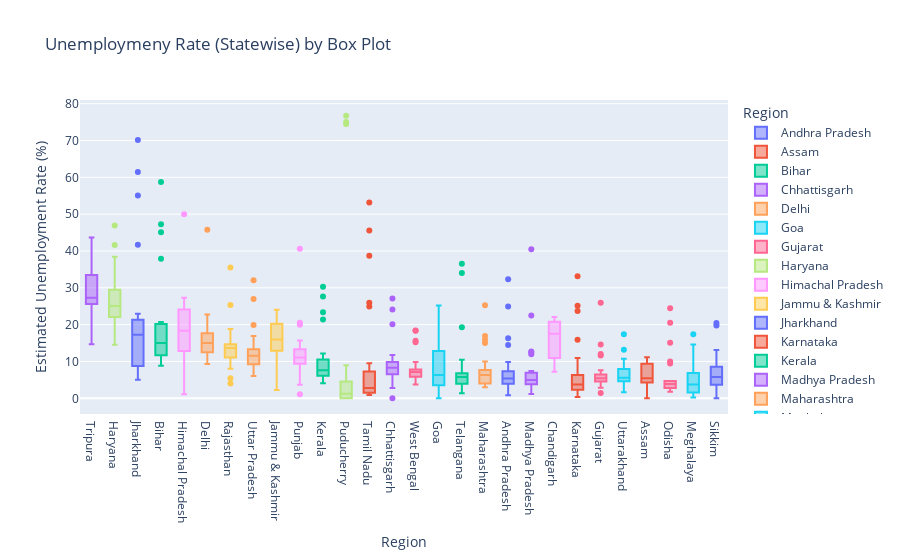

The cell this chart's notebook holds for it:
### Code cell
fg = px.box(df,x='Region',y=' Estimated Unemployment Rate (%)',color='Region',
            title='Unemploymeny Rate (Statewise) by Box Plot',template='plotly')
fg.update_layout(xaxis={'categoryorder':'total descending'})
fg.show()

### Figure 1 — Plotly figure (JSON) as saved in the notebook; plotly's stock layout.template omitted (floating-point values rounded to 4 significant figures)
{"data": [{"alignmentgroup": "True", "hovertemplate": "Region=%{x}<br> Estimated Unemployment Rate (%)=%{y}<extra></extra>", "legendgroup": "Andhra Pradesh", "marker": {"color": "#636efa"}, "name": "Andhra Pradesh", "notched": false, "offsetgroup": "Andhra Pradesh", "orientation": "v", "showlegend": true, "type": "box", "x": ["Andhra Pradesh", "Andhra Pradesh", "Andhra Pradesh", "Andhra Pradesh", "Andhra Pradesh", "Andhra Pradesh", "Andhra Pradesh", "Andhra Pradesh", "Andhra Pradesh", "Andhra Pradesh", "Andhra Pradesh", "Andhra Pradesh", "Andhra Pradesh", "Andhra Pradesh", "Andhra Pradesh", "Andhra Pradesh", "Andhra Pradesh", "Andhra Pradesh", "Andhra Pradesh", "Andhra Pradesh", "Andhra Pradesh", "Andhra Pradesh", "Andhra Pradesh", "Andhra Pradesh", "Andhra Pradesh", "Andhra Pradesh", "Andhra Pradesh", "Andhra Pradesh"], "x0": " ", "xaxis": "x", "y": [3.65, 3.05, 3.75, 3.32, 5.17, 3.52, 4.12, 4.38, 4.84, 5.91, 4.06, 16.29, 14.46, 0.85, 6.09, 3.8, 5.64, 4.61, 6.01, 4.7, 7.54, 7.88, 7.11, 5.66, 9.88, 32.3, 24.91, 5.86], "y0": " ", "yaxis": "y"}, {"alignmentgroup": "True", "hovertemplate": "Region=%{x}<br> Estimated Unemployment Rate (%)=%{y}<extra></extra>", "legendgroup": "Assam", "marker": {"color": "#EF553B"}, "name": "Assam", "notched": false, "offsetgroup": "Assam", "orientation": "v", "showlegend": true, "type": "box", "x": ["Assam", "Assam", "Assam", "Assam", "Assam", "Assam", "Assam", "Assam", "Assam", "Assam", "Assam", "Assam", "Assam", "Assam", "Assam", "Assam", "Assam", "Assam", "Assam", "Assam", "Assam", "Assam", "Assam", "Assam", "Assam", "Assam"], "x0": " ", "xaxis": "x", "y": [4.29, 5.08, 4.26, 5.79, 4.46, 4.65, 4.66, 4.29, 3.26, 3.77, 9.38, 0, 7.87, 9.89, 3.21, 10.39, 9.26, 11.17, 6.31, 5.02, 7.24, 9.98, 10.34, 8.37, 10.77, 3.42], "y0": " ", "yaxis": "y"}, {"alignmentgroup": "True", "hovertemplate": "Region=%{x}<br> Estimated Unemployment Rate (%)=%{y}<extra></extra>", "legendgroup": "Bihar", "marker": {"color": "#00cc96"}, "name": "Bihar", "notched": false, "offsetgroup": "Bihar", "orientation": "v", "showlegend": true, "type": "box", "x": ["Bihar", "Bihar", "Bihar", "Bihar", "Bihar", "Bihar", "Bihar", "Bihar", "Bihar", "Bihar", "Bihar", "Bihar", "Bihar", "Bihar", "Bihar", "Bihar", "Bihar", "Bihar", "Bihar", "Bihar", "Bihar", "Bihar", "Bihar", "Bihar", "Bihar", "Bihar", "Bihar", "Bihar"], "x0": " ", "xaxis": "x", "y": [9.27, 10.2, 13.44, 11, 8.87, 12.47, 12.4, 10.16, 9.13, 9.61, 15.39, 45.09, 47.26, 20.49, 19.9, 13.29, 16.41, 17.66, 20.46, 14.06, 17.62, 14.91, 20.69, 15.11, 15.73, 58.77, 37.87, 12.45], "y0": " ", "yaxis": "y"}, {"alignmentgroup": "True", "hovertemplate": "Region=%{x}<br> Estimated Unemployment Rate (%)=%{y}<extra></extra>", "legendgroup": "Chhattisgarh", "marker": {"color": "#ab63fa"}, "name": "Chhattisgarh", "notched": false, "offsetgroup": "Chhattisgarh", "orientation": "v", "showlegend": true, "type": "box", "x": ["Chhattisgarh", "Chhattisgarh", "Chhattisgarh", "Chhattisgarh", "Chhattisgarh", "Chhattisgarh", "Chhattisgarh", "Chhattisgarh", "Chhattisgarh", "Chhattisgarh", "Chhattisgarh", "Chhattisgarh", "Chhattisgarh", "Chhattisgarh", "Chhattisgarh", "Chhattisgarh", "Chhattisgarh", "Chhattisgarh", "Chhattisgarh", "Chhattisgarh", "Chhattisgarh", "Chhattisgarh", "Chhattisgarh", "Chhattisgarh", "Chhattisgarh", "Chhattisgarh", "Chhattisgarh", "Chhattisgarh"], "x0": " ", "xaxis": "x", "y": [9.82, 6.76, 4.54, 4.64, 8.33, 6.96, 2.77, 6.11, 9.89, 7.89, 7.31, 0, 7.64, 10.14, 9.77, 11.77, 8.17, 6.29, 9.46, 10.27, 8.32, 3.57, 9.01, 9.79, 8.21, 20.13, 24.1, 27.07], "y0": " ", "yaxis": "y"}, {"alignmentgroup": "True", "hovertemplate": "Region=%{x}<br> Estimated Unemployment Rate (%)=%{y}<extra></extra>", "legendgroup": "Delhi", "marker": {"color": "#FFA15A"}, "name": "Delhi", "notched": false, "offsetgroup": "Delhi", "orientation": "v", "showlegend": true, "type": "box", "x": ["Delhi", "Delhi", "Delhi", "Delhi", "Delhi", "Delhi", "Delhi", "Delhi", "Delhi", "Delhi", "Delhi", "Delhi", "Delhi", "Delhi", "Delhi", "Delhi", "Delhi", "Delhi", "Delhi", "Delhi", "Delhi", "Delhi", "Delhi", "Delhi", "Delhi", "Delhi", "Delhi", "Delhi"], "x0": " ", "xaxis": "x", "y": [12.56, 9.33, 11.07, 17.18, 12.5, 15.84, 11.11, 16.97, 13.48, 13.81, 15.18, 20.69, 22.76, 21.14, 12.31, 12.76, 14.68, 13.52, 20.59, 12.41, 16.11, 11.07, 22.45, 14.86, 17.09, 16.51, 45.78, 18.11], "y0": " ", "yaxis": "y"}, {"alignmentgroup": "True", "hovertemplate": "Region=%{x}<br> Estimated Unemployment Rate (%)=%{y}<extra></extra>", "legendgroup": "Goa", "marker": {"color": "#19d3f3"}, "name": "Goa", "notched": false, "offsetgroup": "Goa", "orientation": "v", "showlegend": true, "type": "box", "x": ["Goa", "Goa", "Goa", "Goa", "Goa", "Goa", "Goa", "Goa", "Goa", "Goa", "Goa", "Goa", "Goa", "Goa", "Goa", "Goa", "Goa", "Goa", "Goa", "Goa", "Goa", "Goa", "Goa", "Goa"], "x0": " ", "xaxis": "x", "y": [2.91, 5.45, 10.98, 1.98, 3.61, 7.21, 23.71, 3.54, 5.38, 0, 15.91, 20, 2.75, 13.33, 12.28, 4.9, 3.16, 12.31, 25.2, 16.22, 10.92, 4.31, 4.76, 11.76], "y0": " ", "yaxis": "y"}, {"alignmentgroup": "True", "hovertemplate": "Region=%{x}<br> Estimated Unemployment Rate (%)=%{y}<extra></extra>", "legendgroup": "Gujarat", "marker": {"color": "#FF6692"}, "name": "Gujarat", "notched": false, "offsetgroup": "Gujarat", "orientation": "v", "showlegend": true, "type": "box", "x": ["Gujarat", "Gujarat", "Gujarat", "Gujarat", "Gujarat", "Gujarat", "Gujarat", "Gujarat", "Gujarat", "Gujarat", "Gujarat", "Gujarat", "Gujarat", "Gujarat", "Gujarat", "Gujarat", "Gujarat", "Gujarat", "Gujarat", "Gujarat", "Gujarat", "Gujarat", "Gujarat", "Gujarat", "Gujarat", "Gujarat", "Gujarat", "Gujarat"], "x0": " ", "xaxis": "x", "y": [2.88, 4.77, 4.58, 3.7, 6.29, 4.91, 4.68, 3.46, 5.35, 6.64, 7.59, 12, 14.58, 1.41, 4.09, 6.31, 5.15, 4.2, 5.96, 5.45, 7.53, 5.71, 5.82, 6.04, 5.39, 25.94, 11.62, 4.54], "y0": " ", "yaxis": "y"}, {"alignmentgroup": "True", "hovertemplate": "Region=%{x}<br> Estimated Unemployment Rate (%)=%{y}<extra></extra>", "legendgroup": "Haryana", "marker": {"color": "#B6E880"}, "name": "Haryana", "notched": false, "offsetgroup": "Haryana", "orientation": "v", "showlegend": true, "type": "box", "x": ["Haryana", "Haryana", "Haryana", "Haryana", "Haryana", "Haryana", "Haryana", "Haryana", "Haryana", "Haryana", "Haryana", "Haryana", "Haryana", "Haryana", "Haryana", "Haryana", "Haryana", "Haryana", "Haryana", "Haryana", "Haryana", "Haryana", "Haryana", "Haryana", "Haryana", "Haryana", "Haryana", "Haryana"], "x0": " ", "xaxis": "x", "y": [14.54, 23.08, 16.22, 30.94, 16.36, 24.17, 16.59, 29.56, 16.21, 27.19, 23.92, 41.61, 34.22, 35.57, 24.67, 20.42, 25.45, 24.19, 26.84, 21.04, 27.06, 23.65, 27.24, 23.29, 27.14, 46.89, 38.46, 29.41], "y0": " ", "yaxis": "y"}, {"alignmentgroup": "True", "hovertemplate": "Region=%{x}<br> Estimated Unemployment Rate (%)=%{y}<extra></extra>", "legendgroup": "Himachal Pradesh", "marker": {"color": "#FF97FF"}, "name": "Himachal Pradesh", "notched": false, "offsetgroup": "Himachal Pradesh", "orientation": "v", "showlegend": true, "type": "box", "x": ["Himachal Pradesh", "Himachal Pradesh", "Himachal Pradesh", "Himachal Pradesh", "Himachal Pradesh", "Himachal Pradesh", "Himachal Pradesh", "Himachal Pradesh", "Himachal Pradesh", "Himachal Pradesh", "Himachal Pradesh", "Himachal Pradesh", "Himachal Pradesh", "Himachal Pradesh", "Himachal Pradesh", "Himachal Pradesh", "Himachal Pradesh", "Himachal Pradesh", "Himachal Pradesh", "Himachal Pradesh", "Himachal Pradesh", "Himachal Pradesh", "Himachal Pradesh", "Himachal Pradesh", "Himachal Pradesh", "Himachal Pradesh", "Himachal Pradesh", "Himachal Pradesh"], "x0": " ", "xaxis": "x", "y": [13.68, 11.43, 20.59, 18.56, 15.98, 15.81, 22.86, 19.46, 16.67, 15.42, 17.71, 2.13, 25.64, 1.12, 10.88, 21.43, 21.51, 24.48, 12, 23.77, 27.27, 25.32, 18.15, 27.31, 26.44, 2.7, 50, 10.81], "y0": " ", "yaxis": "y"}, {"alignmentgroup": "True", "hovertemplate": "Region=%{x}<br> Estimated Unemployment Rate (%)=%{y}<extra></extra>", "legendgroup": "Jammu & Kashmir", "marker": {"color": "#FECB52"}, "name": "Jammu & Kashmir", "notched": false, "offsetgroup": "Jammu & Kashmir", "orientation": "v", "showlegend": true, "type": "box", "x": ["Jammu & Kashmir", "Jammu & Kashmir", "Jammu & Kashmir", "Jammu & Kashmir", "Jammu & Kashmir", "Jammu & Kashmir", "Jammu & Kashmir", "Jammu & Kashmir", "Jammu & Kashmir", "Jammu & Kashmir", "Jammu & Kashmir", "Jammu & Kashmir", "Jammu & Kashmir", "Jammu & Kashmir", "Jammu & Kashmir", "Jammu & Kashmir", "Jammu & Kashmir", "Jammu & Kashmir", "Jammu & Kashmir", "Jammu & Kashmir", "Jammu & Kashmir"], "x0": " ", "xaxis": "x", "y": [12.78, 12.09, 13.67, 11.32, 19.27, 14.73, 22.19, 21.23, 16, 2.22, 18.97, 23.04, 19.88, 21.55, 24.06, 14.29, 7.02, 18.54, 19.86, 14.29, 12.96], "y0": " ", "yaxis": "y"}, {"alignmentgroup": "True", "hovertemplate": "Region=%{x}<br> Estimated Unemployment Rate (%)=%{y}<extra></extra>", "legendgroup": "Jharkhand", "marker": {"color": "#636efa"}, "name": "Jharkhand", "notched": false, "offsetgroup": "Jharkhand", "orientation": "v", "showlegend": true, "type": "box", "x": ["Jharkhand", "Jharkhand", "Jharkhand", "Jharkhand", "Jharkhand", "Jharkhand", "Jharkhand", "Jharkhand", "Jharkhand", "Jharkhand", "Jharkhand", "Jharkhand", "Jharkhand", "Jharkhand", "Jharkhand", "Jharkhand", "Jharkhand", "Jharkhand", "Jharkhand", "Jharkhand", "Jharkhand", "Jharkhand", "Jharkhand", "Jharkhand", "Jharkhand", "Jharkhand", "Jharkhand", "Jharkhand"], "x0": " ", "xaxis": "x", "y": [7.11, 8.46, 9.98, 12.06, 7.12, 6.57, 8.07, 15.15, 6.16, 9.06, 5.01, 41.72, 55.1, 21.53, 17.23, 20.51, 15.67, 20.25, 21.16, 19.05, 17.34, 22.01, 22.96, 19.67, 16.4, 61.48, 70.17, 19.38], "y0": " ", "yaxis": "y"}, {"alignmentgroup": "True", "hovertemplate": "Region=%{x}<br> Estimated Unemployment Rate (%)=%{y}<extra></extra>", "legendgroup": "Karnataka", "marker": {"color": "#EF553B"}, "name": "Karnataka", "notched": false, "offsetgroup": "Karnataka", "orientation": "v", "showlegend": true, "type": "box", "x": ["Karnataka", "Karnataka", "Karnataka", "Karnataka", "Karnataka", "Karnataka", "Karnataka", "Karnataka", "Karnataka", "Karnataka", "Karnataka", "Karnataka", "Karnataka", "Karnataka", "Karnataka", "Karnataka", "Karnataka", "Karnataka", "Karnataka", "Karnataka", "Karnataka", "Karnataka", "Karnataka", "Karnataka", "Karnataka", "Karnataka", "Karnataka", "Karnataka"], "x0": " ", "xaxis": "x", "y": [5.46, 5.98, 0.52, 0.37, 3.2, 7.13, 1.19, 0.41, 2.57, 4.11, 2.39, 33.17, 23.72, 10.92, 6.56, 5, 2.29, 1.27, 3.57, 3.87, 3.44, 1.56, 3.31, 2.88, 4.92, 25.12, 15.88, 6.12], "y0": " ", "yaxis": "y"}, {"alignmentgroup": "True", "hovertemplate": "Region=%{x}<br> Estimated Unemployment Rate (%)=%{y}<extra></extra>", "legendgroup": "Kerala", "marker": {"color": "#00cc96"}, "name": "Kerala", "notched": false, "offsetgroup": "Kerala", "orientation": "v", "showlegend": true, "type": "box", "x": ["Kerala", "Kerala", "Kerala", "Kerala", "Kerala", "Kerala", "Kerala", "Kerala", "Kerala", "Kerala", "Kerala", "Kerala", "Kerala", "Kerala", "Kerala", "Kerala", "Kerala", "Kerala", "Kerala", "Kerala", "Kerala", "Kerala", "Kerala", "Kerala", "Kerala", "Kerala", "Kerala", "Kerala"], "x0": " ", "xaxis": "x", "y": [6.63, 9, 4.95, 10.32, 5.35, 9.14, 5, 10.77, 4.11, 8.91, 8.85, 10.71, 23.38, 27.66, 6.11, 6.67, 7.58, 7.69, 5.52, 5.35, 6.71, 7.31, 6.65, 6.08, 9.14, 21.43, 30.28, 12.17], "y0": " ", "yaxis": "y"}, {"alignmentgroup": "True", "hovertemplate": "Region=%{x}<br> Estimated Unemployment Rate (%)=%{y}<extra></extra>", "legendgroup": "Madhya Pradesh", "marker": {"color": "#ab63fa"}, "name": "Madhya Pradesh", "notched": false, "offsetgroup": "Madhya Pradesh", "orientation": "v", "showlegend": true, "type": "box", "x": ["Madhya Pradesh", "Madhya Pradesh", "Madhya Pradesh", "Madhya Pradesh", "Madhya Pradesh", "Madhya Pradesh", "Madhya Pradesh", "Madhya Pradesh", "Madhya Pradesh", "Madhya Pradesh", "Madhya Pradesh", "Madhya Pradesh", "Madhya Pradesh", "Madhya Pradesh", "Madhya Pradesh", "Madhya Pradesh", "Madhya Pradesh", "Madhya Pradesh", "Madhya Pradesh", "Madhya Pradesh", "Madhya Pradesh", "Madhya Pradesh", "Madhya Pradesh", "Madhya Pradesh", "Madhya Pradesh", "Madhya Pradesh", "Madhya Pradesh", "Madhya Pradesh"], "x0": " ", "xaxis": "x", "y": [3.63, 4.25, 3.92, 4.94, 3.08, 2.98, 2.72, 2.94, 3.66, 4.42, 1.19, 12.5, 22.46, 6.46, 3.91, 6.38, 7.38, 6.82, 7, 4.4, 6.06, 6.2, 5.17, 4.96, 4.8, 11.94, 40.49, 12.72], "y0": " ", "yaxis": "y"}, {"alignmentgroup": "True", "hovertemplate": "Region=%{x}<br> Estimated Unemployment Rate (%)=%{y}<extra></extra>", "legendgroup": "Maharashtra", "marker": {"color": "#FFA15A"}, "name": "Maharashtra", "notched": false, "offsetgroup": "Maharashtra", "orientation": "v", "showlegend": true, "type": "box", "x": ["Maharashtra", "Maharashtra", "Maharashtra", "Maharashtra", "Maharashtra", "Maharashtra", "Maharashtra", "Maharashtra", "Maharashtra", "Maharashtra", "Maharashtra", "Maharashtra", "Maharashtra", "Maharashtra", "Maharashtra", "Maharashtra", "Maharashtra", "Maharashtra", "Maharashtra", "Maharashtra", "Maharashtra", "Maharashtra", "Maharashtra", "Maharashtra", "Maharashtra", "Maharashtra", "Maharashtra", "Maharashtra"], "x0": " ", "xaxis": "x", "y": [3.67, 4.34, 3.66, 3.76, 4.4, 3.81, 3.68, 3.03, 3.8, 4.24, 5.38, 25.28, 16.89, 9.4, 6.08, 6.46, 6.35, 7.57, 7.6, 7.51, 7.6, 7.83, 6.67, 5.34, 6.34, 14.99, 15.92, 10.01], "y0": " ", "yaxis": "y"}, {"alignmentgroup": "True", "hovertemplate": "Region=%{x}<br> Estimated Unemployment Rate (%)=%{y}<extra></extra>", "legendgroup": "Meghalaya", "marker": {"color": "#19d3f3"}, "name": "Meghalaya", "notched": false, "offsetgroup": "Meghalaya", "orientation": "v", "showlegend": true, "type": "box", "x": ["Meghalaya", "Meghalaya", "Meghalaya", "Meghalaya", "Meghalaya", "Meghalaya", "Meghalaya", "Meghalaya", "Meghalaya", "Meghalaya", "Meghalaya", "Meghalaya", "Meghalaya", "Meghalaya", "Meghalaya", "Meghalaya", "Meghalaya", "Meghalaya", "Meghalaya", "Meghalaya", "Meghalaya", "Meghalaya", "Meghalaya", "Meghalaya", "Meghalaya", "Meghalaya", "Meghalaya"], "x0": " ", "xaxis": "x", "y": [3.16, 4.23, 1.03, 0.52, 0.24, 3.7, 1.5, 1.8, 0.97, 2.76, 1.28, 8.38, 3.73, 1.35, 8.4, 8.66, 4.43, 5.8, 5.3, 7.2, 3.02, 5.21, 4.76, 7.37, 2.8, 17.39, 14.58], "y0": " ", "yaxis": "y"}, {"alignmentgroup": "True", "hovertemplate": "Region=%{x}<br> Estimated Unemployment Rate (%)=%{y}<extra></extra>", "legendgroup": "Odisha", "marker": {"color": "#FF6692"}, "name": "Odisha", "notched": false, "offsetgroup": "Odisha", "orientation": "v", "showlegend": true, "type": "box", "x": ["Odisha", "Odisha", "Odisha", "Odisha", "Odisha", "Odisha", "Odisha", "Odisha", "Odisha", "Odisha", "Odisha", "Odisha", "Odisha", "Odisha", "Odisha", "Odisha", "Odisha", "Odisha", "Odisha", "Odisha", "Odisha", "Odisha", "Odisha", "Odisha", "Odisha", "Odisha", "Odisha", "Odisha"], "x0": " ", "xaxis": "x", "y": [4.17, 4.71, 3.31, 3.68, 4.31, 4.28, 4.72, 4.67, 1.81, 3.31, 15.09, 24.48, 9.45, 4.59, 2.95, 2.63, 1.78, 3.5, 3.78, 4.5, 2.23, 3.36, 2.28, 2.19, 3.96, 20.5, 10, 2.18], "y0": " ", "yaxis": "y"}, {"alignmentgroup": "True", "hovertemplate": "Region=%{x}<br> Estimated Unemployment Rate (%)=%{y}<extra></extra>", "legendgroup": "Puducherry", "marker": {"color": "#B6E880"}, "name": "Puducherry", "notched": false, "offsetgroup": "Puducherry", "orientation": "v", "showlegend": true, "type": "box", "x": ["Puducherry", "Puducherry", "Puducherry", "Puducherry", "Puducherry", "Puducherry", "Puducherry", "Puducherry", "Puducherry", "Puducherry", "Puducherry", "Puducherry", "Puducherry", "Puducherry", "Puducherry", "Puducherry", "Puducherry", "Puducherry", "Puducherry", "Puducherry", "Puducherry", "Puducherry", "Puducherry", "Puducherry", "Puducherry", "Puducherry"], "x0": " ", "xaxis": "x", "y": [0, 0, 0, 4.85, 0, 1.18, 0, 1.99, 0.58, 1.74, 2.31, 74.51, 1.25, 0, 0, 8.95, 1.22, 1.17, 1.37, 5.21, 0.57, 1.78, 0.62, 76.74, 75, 4.55], "y0": " ", "yaxis": "y"}, {"alignmentgroup": "True", "hovertemplate": "Region=%{x}<br> Estimated Unemployment Rate (%)=%{y}<extra></extra>", "legendgroup": "Punjab", "marker": {"color": "#FF97FF"}, "name": "Punjab", "notched": false, "offsetgroup": "Punjab", "orientation": "v", "showlegend": true, "type": "box", "x": ["Punjab", "Punjab", "Punjab", "Punjab", "Punjab", "Punjab", "Punjab", "Punjab", "Punjab", "Punjab", "Punjab", "Punjab", "Punjab", "Punjab", "Punjab", "Punjab", "Punjab", "Punjab", "Punjab", "Punjab", "Punjab", "Punjab", "Punjab", "Punjab", "Punjab", "Punjab", "Punjab", "Punjab"], "x0": " ", "xaxis": "x", "y": [9.17, 12.21, 9.64, 6.69, 8.59, 12.56, 7.07, 6.13, 9.69, 10.41, 10.51, 3.69, 40.59, 20, 13.49, 13.17, 11.61, 11.99, 15.69, 13.75, 10.39, 11.97, 13.68, 11.99, 9.97, 1.13, 20.54, 10.55], "y0": " ", "yaxis": "y"}, {"alignmentgroup": "True", "hovertemplate": "Region=%{x}<br> Estimated Unemployment Rate (%)=%{y}<extra></extra>", "legendgroup": "Rajasthan", "marker": {"color": "#FECB52"}, "name": "Rajasthan", "notched": false, "offsetgroup": "Rajasthan", "orientation": "v", "showlegend": true, "type": "box", "x": ["Rajasthan", "Rajasthan", "Rajasthan", "Rajasthan", "Rajasthan", "Rajasthan", "Rajasthan", "Rajasthan", "Rajasthan", "Rajasthan", "Rajasthan", "Rajasthan", "Rajasthan", "Rajasthan", "Rajasthan", "Rajasthan", "Rajasthan", "Rajasthan", "Rajasthan", "Rajasthan", "Rajasthan", "Rajasthan", "Rajasthan", "Rajasthan", "Rajasthan", "Rajasthan", "Rajasthan", "Rajasthan"], "x0": " ", "xaxis": "x", "y": [4.03, 13.7, 9.7, 12.5, 5.45, 14.66, 10.47, 13.96, 8, 14.48, 9.47, 12.25, 10.45, 13.86, 13.62, 14.36, 11.67, 14.71, 12.63, 13.02, 14.3, 18.04, 18.82, 17.02, 18.54, 35.53, 25.35, 13.04], "y0": " ", "yaxis": "y"}, {"alignmentgroup": "True", "hovertemplate": "Region=%{x}<br> Estimated Unemployment Rate (%)=%{y}<extra></extra>", "legendgroup": "Sikkim", "marker": {"color": "#636efa"}, "name": "Sikkim", "notched": false, "offsetgroup": "Sikkim", "orientation": "v", "showlegend": true, "type": "box", "x": ["Sikkim", "Sikkim", "Sikkim", "Sikkim", "Sikkim", "Sikkim", "Sikkim", "Sikkim", "Sikkim", "Sikkim", "Sikkim", "Sikkim", "Sikkim", "Sikkim", "Sikkim", "Sikkim", "Sikkim"], "x0": " ", "xaxis": "x", "y": [5.48, 13.11, 1, 0, 5.81, 8.2, 7.76, 2.56, 4.82, 4.81, 9.68, 4.04, 7.37, 20.45, 5.77, 19.75, 2.63], "y0": " ", "yaxis": "y"}, {"alignmentgroup": "True", "hovertemplate": "Region=%{x}<br> Estimated Unemployment Rate (%)=%{y}<extra></extra>", "legendgroup": "Tamil Nadu", "marker": {"color": "#EF553B"}, "name": "Tamil Nadu", "notched": false, "offsetgroup": "Tamil Nadu", "orientation": "v", "showlegend": true, "type": "box", "x": ["Tamil Nadu", "Tamil Nadu", "Tamil Nadu", "Tamil Nadu", "Tamil Nadu", "Tamil Nadu", "Tamil Nadu", "Tamil Nadu", "Tamil Nadu", "Tamil Nadu", "Tamil Nadu", "Tamil Nadu", "Tamil Nadu", "Tamil Nadu", "Tamil Nadu", "Tamil Nadu", "Tamil Nadu", "Tamil Nadu", "Tamil Nadu", "Tamil Nadu", "Tamil Nadu", "Tamil Nadu", "Tamil Nadu", "Tamil Nadu", "Tamil Nadu", "Tamil Nadu", "Tamil Nadu", "Tamil Nadu"], "x0": " ", "xaxis": "x", "y": [0.97, 0.92, 6.01, 2.91, 1.71, 1.46, 2.46, 3.73, 1.18, 1.17, 6.36, 53.19, 38.73, 2.06, 0.89, 1.56, 3.18, 9.53, 1.86, 1.13, 2.65, 8.05, 2.05, 3.31, 6.46, 45.55, 25.95, 24.93], "y0": " ", "yaxis": "y"}, {"alignmentgroup": "True", "hovertemplate": "Region=%{x}<br> Estimated Unemployment Rate (%)=%{y}<extra></extra>", "legendgroup": "Telangana", "marker": {"color": "#00cc96"}, "name": "Telangana", "notched": false, "offsetgroup": "Telangana", "orientation": "v", "showlegend": true, "type": "box", "x": ["Telangana", "Telangana", "Telangana", "Telangana", "Telangana", "Telangana", "Telangana", "Telangana", "Telangana", "Telangana", "Telangana", "Telangana", "Telangana", "Telangana", "Telangana", "Telangana", "Telangana", "Telangana", "Telangana", "Telangana", "Telangana", "Telangana", "Telangana", "Telangana", "Telangana", "Telangana", "Telangana", "Telangana"], "x0": " ", "xaxis": "x", "y": [2.23, 5.92, 2.45, 1.4, 5.49, 7.29, 6.47, 1.35, 5.02, 9.02, 5.63, 4.51, 34.01, 19.3, 1.52, 1.43, 3.73, 4.19, 6.19, 6.74, 5.23, 4.22, 6.49, 6.74, 6.1, 10.5, 36.57, 6.92], "y0": " ", "yaxis": "y"}, {"alignmentgroup": "True", "hovertemplate": "Region=%{x}<br> Estimated Unemployment Rate (%)=%{y}<extra></extra>", "legendgroup": "Tripura", "marker": {"color": "#ab63fa"}, "name": "Tripura", "notched": false, "offsetgroup": "Tripura", "orientation": "v", "showlegend": true, "type": "box", "x": ["Tripura", "Tripura", "Tripura", "Tripura", "Tripura", "Tripura", "Tripura", "Tripura", "Tripura", "Tripura", "Tripura", "Tripura", "Tripura", "Tripura", "Tripura", "Tripura", "Tripura", "Tripura", "Tripura", "Tripura", "Tripura", "Tripura", "Tripura", "Tripura", "Tripura", "Tripura", "Tripura", "Tripura"], "x0": " ", "xaxis": "x", "y": [29.25, 26.64, 22.47, 25.49, 30.23, 27.54, 25.25, 26.53, 31.91, 26.22, 31.61, 43.64, 14.71, 18.84, 34.69, 25.59, 25.81, 33.45, 33.57, 26.67, 27.15, 33.48, 34.37, 33.88, 25.69, 34.88, 16.78, 27.47], "y0": " ", "yaxis": "y"}, {"alignmentgroup": "True", "hovertemplate": "Region=%{x}<br> Estimated Unemployment Rate (%)=%{y}<extra></extra>", "legendgroup": "Uttar Pradesh", "marker": {"color": "#FFA15A"}, "name": "Uttar Pradesh", "notched": false, "offsetgroup": "Uttar Pradesh", "orientation": "v", "showlegend": true, "type": "box", "x": ["Uttar Pradesh", "Uttar Pradesh", "Uttar Pradesh", "Uttar Pradesh", "Uttar Pradesh", "Uttar Pradesh", "Uttar Pradesh", "Uttar Pradesh", "Uttar Pradesh", "Uttar Pradesh", "Uttar Pradesh", "Uttar Pradesh", "Uttar Pradesh", "Uttar Pradesh", "Uttar Pradesh", "Uttar Pradesh", "Uttar Pradesh", "Uttar Pradesh", "Uttar Pradesh", "Uttar Pradesh", "Uttar Pradesh", "Uttar Pradesh", "Uttar Pradesh", "Uttar Pradesh", "Uttar Pradesh", "Uttar Pradesh", "Uttar Pradesh", "Uttar Pradesh"], "x0": " ", "xaxis": "x", "y": [10.26, 11.13, 9.19, 11.47, 6.45, 10.18, 6.94, 8.43, 6.06, 8.12, 9.37, 19.92, 16.89, 8.51, 14.4, 11.62, 11.8, 14.73, 13.58, 10.35, 11.31, 12.37, 12.34, 11.65, 12.32, 26.94, 32.06, 13.05], "y0": " ", "yaxis": "y"}, {"alignmentgroup": "True", "hovertemplate": "Region=%{x}<br> Estimated Unemployment Rate (%)=%{y}<extra></extra>", "legendgroup": "Uttarakhand", "marker": {"color": "#19d3f3"}, "name": "Uttarakhand", "notched": false, "offsetgroup": "Uttarakhand", "orientation": "v", "showlegend": true, "type": "box", "x": ["Uttarakhand", "Uttarakhand", "Uttarakhand", "Uttarakhand", "Uttarakhand", "Uttarakhand", "Uttarakhand", "Uttarakhand", "Uttarakhand", "Uttarakhand", "Uttarakhand", "Uttarakhand", "Uttarakhand", "Uttarakhand", "Uttarakhand", "Uttarakhand", "Uttarakhand", "Uttarakhand", "Uttarakhand", "Uttarakhand", "Uttarakhand", "Uttarakhand", "Uttarakhand", "Uttarakhand", "Uttarakhand", "Uttarakhand", "Uttarakhand"], "x0": " ", "xaxis": "x", "y": [1.63, 4.65, 5.74, 6.11, 3.47, 4.83, 5.56, 4.52, 4.17, 4.85, 3.66, 3.57, 10.71, 9.17, 4.69, 6.94, 7.43, 9.62, 4.72, 6.34, 7.39, 8.92, 5.28, 8.15, 13.18, 17.36, 5.08], "y0": " ", "yaxis": "y"}, {"alignmentgroup": "True", "hovertemplate": "Region=%{x}<br> Estimated Unemployment Rate (%)=%{y}<extra></extra>", "legendgroup": "West Bengal", "marker": {"color": "#FF6692"}, "name": "West Bengal", "notched": false, "offsetgroup": "West Bengal", "orientation": "v", "showlegend": true, "type": "box", "x": ["West Bengal", "West Bengal", "West Bengal", "West Bengal", "West Bengal", "West Bengal", "West Bengal", "West Bengal", "West Bengal", "West Bengal", "West Bengal", "West Bengal", "West Bengal", "West Bengal", "West Bengal", "West Bengal", "West Bengal", "West Bengal", "West Bengal", "West Bengal", "West Bengal", "West Bengal", "West Bengal", "West Bengal", "West Bengal", "West Bengal", "West Bengal", "West Bengal"], "x0": " ", "xaxis": "x", "y": [6.02, 5.85, 5.62, 5.58, 5.26, 6.78, 5.83, 5.79, 6.79, 3.78, 7.02, 18.32, 18.43, 4.94, 7.25, 7.38, 7.91, 7.27, 7.79, 7.83, 6.61, 7.24, 7.27, 7.55, 6.67, 15.63, 15.22, 9.86], "y0": " ", "yaxis": "y"}, {"alignmentgroup": "True", "hovertemplate": "Region=%{x}<br> Estimated Unemployment Rate (%)=%{y}<extra></extra>", "legendgroup": "Chandigarh", "marker": {"color": "#FF97FF"}, "name": "Chandigarh", "notched": false, "offsetgroup": "Chandigarh", "orientation": "v", "showlegend": true, "type": "box", "x": ["Chandigarh", "Chandigarh", "Chandigarh", "Chandigarh", "Chandigarh", "Chandigarh", "Chandigarh", "Chandigarh", "Chandigarh", "Chandigarh", "Chandigarh", "Chandigarh"], "x0": " ", "xaxis": "x", "y": [18.35, 12.4, 21.8, 9.52, 20.14, 13.99, 22.05, 8.33, 20, 16.67, 21.43, 7.22], "y0": " ", "yaxis": "y"}], "layout": {"boxmode": "overlay", "legend": {"title": {"text": "Region"}, "tracegroupgap": 0}, "title": {"text": "Unemploymeny Rate (Statewise) by Box Plot"}, "xaxis": {"anchor": "y", "categoryarray": ["Andhra Pradesh", "Assam", "Bihar", "Chhattisgarh", "Delhi", "Goa", "Gujarat", "Haryana", "Himachal Pradesh", "Jammu & Kashmir", "Jharkhand", "Karnataka", "Kerala", "Madhya Pradesh", "Maharashtra", "Meghalaya", "Odisha", "Puducherry", "Punjab", "Rajasthan", "Sikkim", "Tamil Nadu", "Telangana", "Tripura", "Uttar Pradesh", "Uttarakhand", "West Bengal", null, "Chandigarh"], "categoryorder": "total descending", "domain": [0, 1], "title": {"text": "Region"}}, "yaxis": {"anchor": "x", "domain": [0, 1], "title": {"text": " Estimated Unemployment Rate (%)"}}}}
